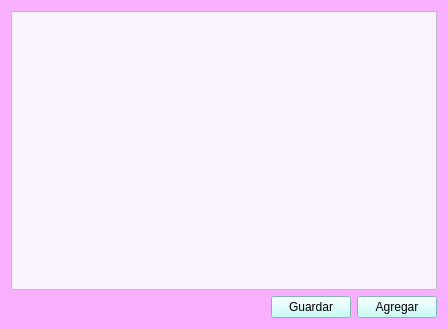
<?xml version="1.0" encoding="UTF-8"?>
<ui version="4.0">
 <class>Principal</class>
 <widget class="QWidget" name="Principal">
  <property name="geometry">
   <rect>
    <x>0</x>
    <y>0</y>
    <width>448</width>
    <height>329</height>
   </rect>
  </property>
  <property name="windowTitle">
   <string>Principal</string>
  </property>
  <property name="windowIcon">
   <iconset resource="Resources.qrc">
    <normaloff>:/Recursos/agenda.png</normaloff>:/Recursos/agenda.png</iconset>
  </property>
  <property name="styleSheet">
   <string notr="true">background-color: rgb(248, 175, 255);</string>
  </property>
  <layout class="QVBoxLayout" name="verticalLayout">
   <item>
    <widget class="QTableWidget" name="tblLista">
     <property name="styleSheet">
      <string notr="true">background-color: rgb(248, 243, 255);</string>
     </property>
    </widget>
   </item>
   <item>
    <layout class="QHBoxLayout" name="horizontalLayout">
     <item>
      <spacer name="horizontalSpacer">
       <property name="orientation">
        <enum>Qt::Horizontal</enum>
       </property>
       <property name="sizeHint" stdset="0">
        <size>
         <width>40</width>
         <height>20</height>
        </size>
       </property>
      </spacer>
     </item>
     <item>
      <widget class="QPushButton" name="btnGuardar">
       <property name="styleSheet">
        <string notr="true">background-color: rgb(184, 255, 249);</string>
       </property>
       <property name="text">
        <string>Guardar</string>
       </property>
      </widget>
     </item>
     <item>
      <widget class="QPushButton" name="btnAgregar">
       <property name="styleSheet">
        <string notr="true">background-color: rgb(184, 255, 249);</string>
       </property>
       <property name="text">
        <string>Agregar</string>
       </property>
      </widget>
     </item>
    </layout>
   </item>
  </layout>
 </widget>
 <resources>
  <include location="Resources.qrc"/>
 </resources>
 <connections/>
</ui>
